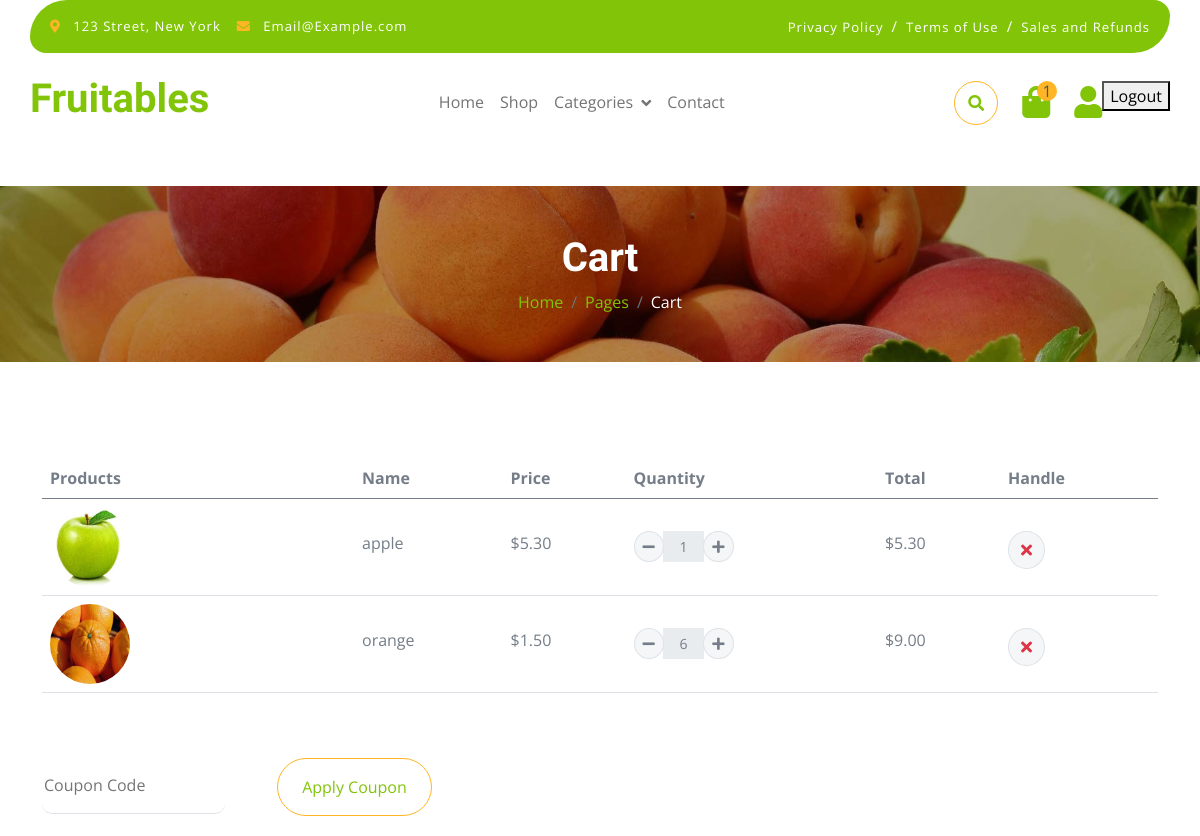
Page /order/cart/ (signed in, upper part) on the earlier database version.
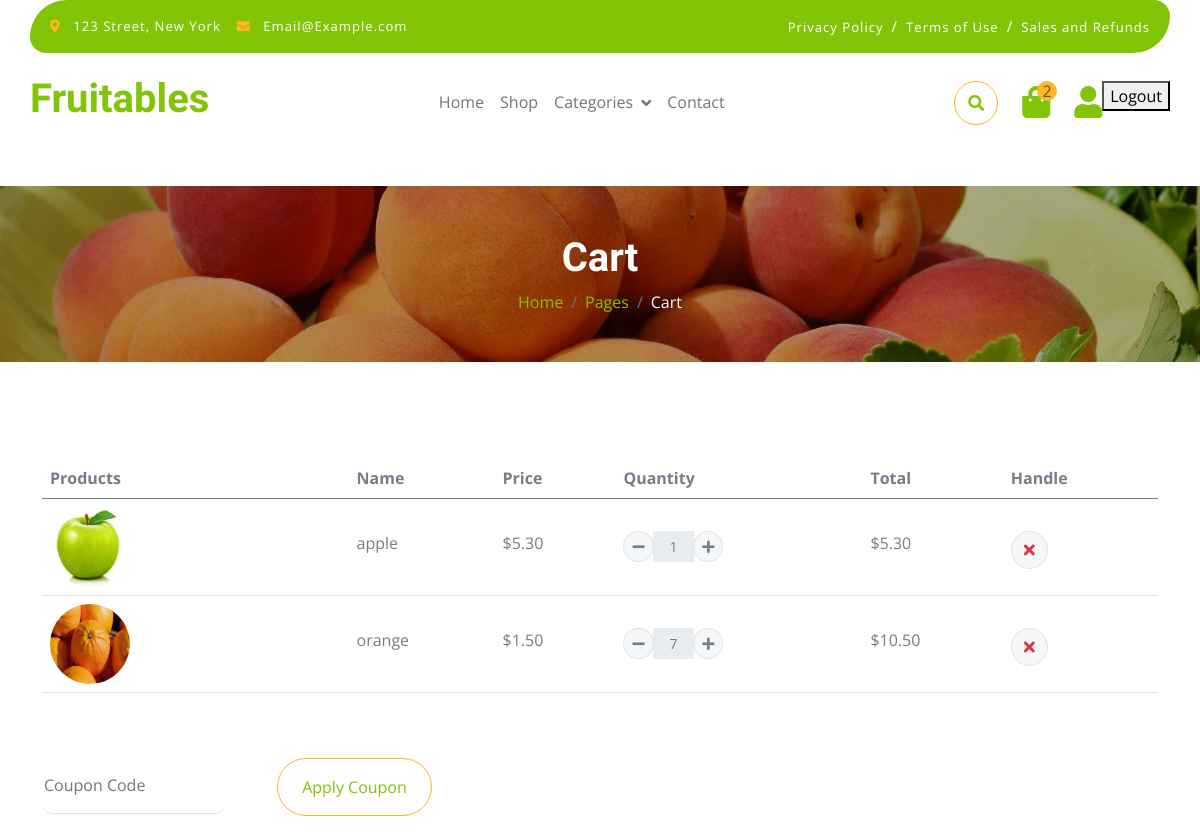
Same page on the later database version.
### order/models.py (models this page shows, shortened)
class CartItem(models.Model):
    cart = models.ForeignKey(Cart, related_name='items', on_delete=models.CASCADE)
    product = models.ForeignKey(Product, on_delete=models.CASCADE)
    quantity = models.PositiveIntegerField(default=1)

### store/models.py (models this page shows, shortened)
class Product(models.Model):
    name = models.CharField(max_length=255)
    slug = models.SlugField()
    tags = models.ManyToManyField(Tag, blank=True)
    category = models.ForeignKey(Category, on_delete=models.CASCADE)
    price = models.DecimalField(max_digits=10, decimal_places=2)
    weight = models.DecimalField(max_digits=10, decimal_places=2)
    country_of_origin = models.CharField(max_length=100)
    quality = models.CharField(max_length=100)
    check_healthiness = models.CharField(max_length=100)
    min_weight = models.DecimalField(max_digits=5, decimal_places=5)
    description = models.TextField()
    image = models.ImageField(upload_to='products/')
    quantity = models.IntegerField(default=0)
    created_at = models.DateTimeField(default=timezone.now)

### order/views.py (the view, shortened to what this page needs)
# urls.py: path('cart/', CartView.as_view(), name='cart'),
@method_decorator(login_required, name='dispatch')
class CartView(View):
    template_name = 'cart.html'
    def get(self, request, *args, **kwargs):
        if request.user.is_authenticated:
            cart, _ = Cart.objects.get_or_create(user=request.user)
            cart_items = cart.items.all()
            cart_items_with_total = [
                {
                    'item': item,
                    'total_price': item.product.price * item.quantity
                }
                for item in cart_items
            ]
            total_price = sum(item['total_price'] for item in cart_items_with_total)
        return render(request, self.template_name, {
            'cart_items_with_total': cart_items_with_total,
            'total_price': total_price,
        })

### store/context_processors.py (called while the page is built)
def categories(request):
    return {
        'categories': Category.objects.all(),
        'cart_count': CartItem.objects.count() - 1,
    }

### templates/cart.html (shortened to what the changed rows need)
{% extends 'base.html' %}
  {% block content %}
        <div class="container-fluid page-header py-5">
            <h1 class="text-center text-white display-6">Cart</h1>
        </div>
    <div class="container-fluid py-5">
        <div class="container py-5">
            <div class="table-responsive">
                <table class="table">
                    <thead>
                    <tr>
                        <th scope="col">Products</th>
                        <th scope="col">Name</th>
                        <th scope="col">Price</th>
                        <th scope="col">Quantity</th>
                        <th scope="col">Total</th>
                        <th scope="col">Handle</th>
                    </tr>
                    </thead>
                    <tbody>
                    {% for entry in cart_items_with_total %}
                        <tr>
                            <form action="{% url 'cart' %}" method="POST">
                                <th scope="row">
                                    <div class="d-flex align-items-center">
                                        <img src="{{ entry.item.product.image.url }}"
                                             class="img-fluid me-5 rounded-circle"
                                             style="width: 80px; height: 80px;" alt="">
                                    </div>
                                </th>
                                <td>
                                    <p class="mb-0 mt-4">{{ entry.item.product.name }}</p>
                                </td>
                                <td>
                                    <p class="mb-0 mt-4">${{ entry.item.product.price }}</p>
                                </td>
                                <td>
                                    <div class="input-group quantity mt-4" style="width: 100px;">
                                        <button type="submit" name="action" value="decrease"
                                                class="btn btn-sm btn-minus rounded-circle bg-light border">
                                            <i class="fa fa-minus"></i>
                                        </button>
                                        <input type="text" name="quantity"
                                               class="form-control form-control-sm text-center border-0"
                                               value="{{ entry.item.quantity }}" readonly>
                                        <button type="submit" name="action" value="increase"
                                                class="btn btn-sm btn-plus rounded-circle bg-light border">
                                            <i class="fa fa-plus"></i>
                                        </button>
                                    </div>
                                </td>
                                <td>
                                    <p class="mb-0 mt-4">${{ entry.total_price }}</p>
                                </td>
                                <td>
                                    <button type="submit" name="action" value="remove"
                                            class="btn btn-md rounded-circle bg-light border mt-4">
                                        <i class="fa fa-times text-danger"></i>
                                    </button>
                                </td>
                            </form>
                        </tr>
                    {% endfor %}
                    </tbody>
                </table>
            </div>
        </div>
    </div>
    {% endblock %}

Differences in the rows shown:
changed CartItem "orange": quantity "6" → "7"; total_price "9.00" → "10.50"
Other differences:
{{ cart_count }}: "1" → "2"
